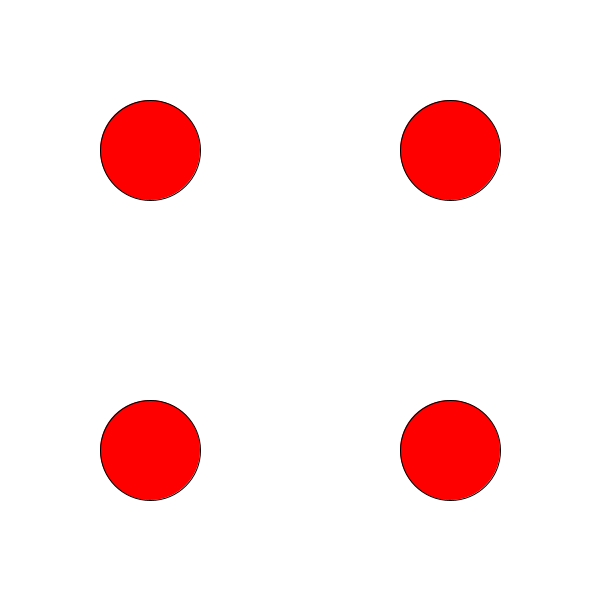
Frame 1 (no input)
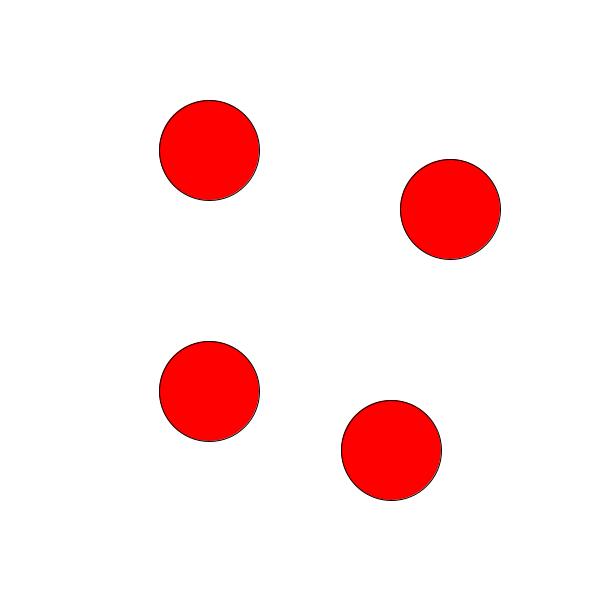
Frame 60 (the mouse pressed at the canvas centre just before this capture)
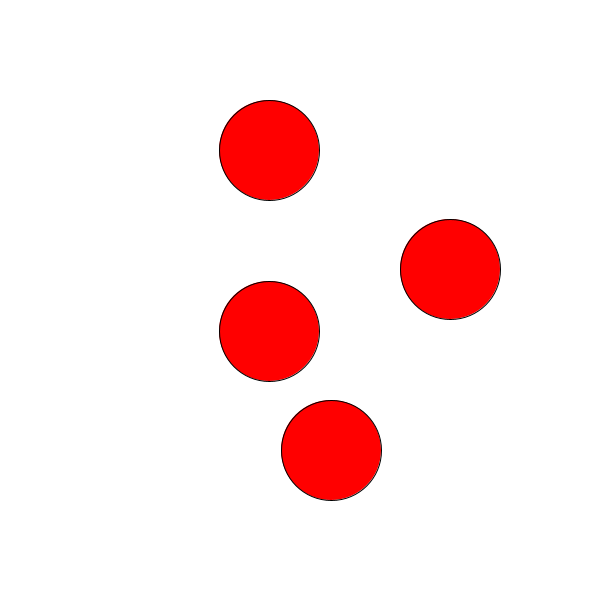
Frame 120 (the mouse held since frame 60 and released just before this capture)

The Processing sketch that drew these frames (run headless with seeded random() and noise(); from frame 60 on, the mouse is pressed at the canvas centre):

// Processing sketch: sketch_250917d
// ── sketch_250917d.pde
//Henry Wrede Black, Joey Burvis
//four circles moving in different directions

float x1;
float y1;
float x2;
float y2;
float x3;
float y3;
float x4;
float y4;

float diam;

void setup(){
  size(600, 600);
  x1 = (.25)*width;
  y1 = (.25)*height;
  x2 = (.75)*width;
  y2 = (.25)*height;
  x3 = (.75)*width;
  y3 = (.75)*height;
  x4 = (.25)*width;
  y4 = (.75)*height;
  
  diam = 100;
}

void draw(){
  background(255);
  ellipseMode(CENTER);
  
  fill(255,0,0);
  ellipse(x1, y1, diam, diam);
  ellipse(x2, y2, diam, diam);
  ellipse(x3, y3, diam, diam);
  ellipse(x4, y4, diam, diam);
  
  x1 = x1 + 1;
  y2 = y2 + 1;
  x3 = x3 - 1;
  x4 = x4 + 1;
  y4 = y4 - 1;
  
  
}
